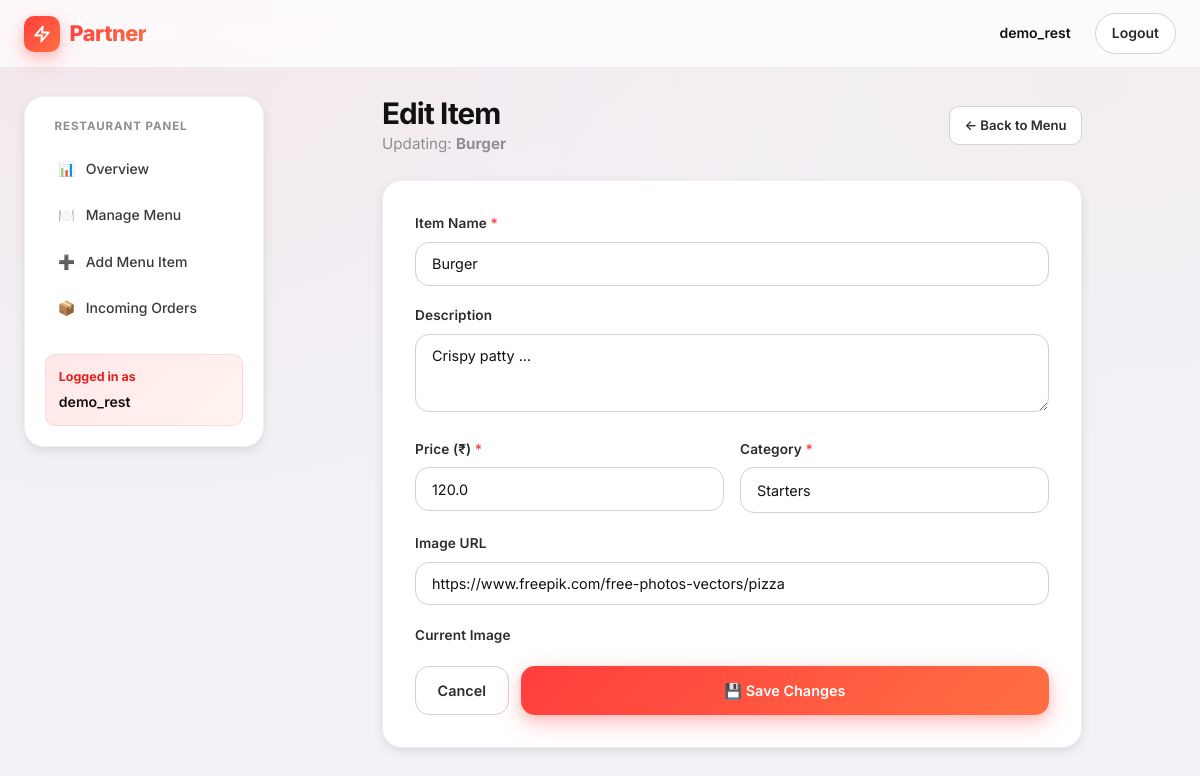
The app's page /restaurant/menu/edit/4 (signed in) with its own data.
### models.py (models this page shows)
class User(db.Model, UserMixin):
    id = db.Column(db.Integer, primary_key=True)
    username = db.Column(db.String(150), nullable=False)
    email = db.Column(db.String(150), unique=True, nullable=False)
    password = db.Column(db.String(60), nullable=False)
    role = db.Column(db.String(20), nullable=False, default='user') # 'user', 'restaurant', 'delivery'
    phone = db.Column(db.String(20), nullable=True)
    address = db.Column(db.Text, nullable=True)
    menus = db.relationship('MenuItem', backref='restaurant', lazy=True, foreign_keys='MenuItem.restaurant_id')
    orders = db.relationship('Order', backref='customer', lazy=True, foreign_keys='Order.user_id')
    restaurant_orders = db.relationship('Order', backref='restaurant', lazy=True, foreign_keys='Order.restaurant_id')
    delivery_assignments = db.relationship('Order', backref='delivery_partner', lazy=True, foreign_keys='Order.delivery_partner_id')
    cart_items = db.relationship('CartItem', backref='user', lazy=True)

class MenuItem(db.Model):
    id = db.Column(db.Integer, primary_key=True)
    name = db.Column(db.String(100), nullable=False)
    description = db.Column(db.Text, nullable=True)
    price = db.Column(db.Float, nullable=False)
    category = db.Column(db.String(50), nullable=False)
    image_url = db.Column(db.String(200), nullable=True, default='default_food.jpg')
    restaurant_id = db.Column(db.Integer, db.ForeignKey('user.id'), nullable=False)
    is_active = db.Column(db.Boolean, default=True)

### routes/restaurant_routes.py (the view, shortened to what this page needs)
@restaurant_bp.route('/menu/edit/<int:item_id>', methods=['GET', 'POST'])
@login_required
def edit_menu(item_id):
    item = MenuItem.query.get_or_404(item_id)
    if item.restaurant_id != current_user.id:
        flash('Unauthorized to edit this item.', 'danger')
        return redirect(url_for('restaurant.manage_menu'))
    return render_template('restaurant/edit_menu.html', item=item)

### routes/restaurant_routes.py (called while the page is built)
@restaurant_bp.before_request
def check_role():
    if current_user.is_authenticated and current_user.role != 'restaurant':
        flash('Please login as a restaurant.', 'warning')
        return redirect(url_for('auth.login', role='restaurant'))

### templates/restaurant/edit_menu.html (shortened to what this page needs)
{% extends 'base_restaurant.html' %}
{% block content %}
<div style="max-width:700px;margin:0 auto;" class="fade-up">
    <div class="section-header" style="margin-bottom:1.5rem;">
        <div>
            <h1 class="section-title">Edit Item</h1>
            <p class="section-subtitle">Updating: <strong>{{ item.name }}</strong></p>
        </div>
        <a href="{{ url_for('restaurant.manage_menu') }}" class="btn btn-outline btn-sm" id="backBtn">← Back to Menu</a>
    </div>
    <div class="panel" style="padding:2rem;">
        <form method="POST" id="editMenuForm">
            <div class="form-group">
                <label class="form-label" for="name">Item Name <span style="color:var(--brand-red);">*</span></label>
                <input type="text" name="name" id="name" class="form-control" required value="{{ item.name }}">
            </div>
            <div class="form-group">
                <label class="form-label" for="description">Description</label>
                <textarea name="description" id="description" class="form-control" rows="3">{{ item.description }}</textarea>
            </div>
            <div class="form-grid-2">
                <div class="form-group">
                    <label class="form-label" for="price">Price (₹) <span style="color:var(--brand-red);">*</span></label>
                    <input type="number" step="0.01" min="0" name="price" id="price" class="form-control" required value="{{ item.price }}">
                </div>
                <div class="form-group">
                    <label class="form-label" for="category">Category <span style="color:var(--brand-red);">*</span></label>
                    <select name="category" id="category" class="form-control" required>
                        {% set cats = ['Starters','Main Course','Breads','Rice & Biryani','Soups','Desserts','Beverages','Fast Food','Pizza','Rolls & Wraps'] %}
                        {% for cat in cats %}
                        <option value="{{ cat }}" {% if item.category == cat %}selected{% endif %}>{{ cat }}</option>
                        {% endfor %}
                    </select>
                </div>
            </div>
            <div class="form-group">
                <label class="form-label" for="image_url">Image URL</label>
                <input type="url" name="image_url" id="image_url" class="form-control" value="{{ item.image_url if item.image_url != 'default_food.jpg' else '' }}"
                    placeholder="https://example.com/food-image.jpg">
            </div>
            {% if item.image_url and item.image_url != 'default_food.jpg' %}
            <div style="margin-bottom:1rem;">
                <p class="form-label">Current Image</p>
            </div>
            {% endif %}
            <div style="display:flex;gap:.75rem;margin-top:1.25rem;">
                <a href="{{ url_for('restaurant.manage_menu') }}" class="btn btn-outline" id="cancelEditBtn">Cancel</a>
                <button type="submit" class="btn btn-primary" style="flex:1;justify-content:center;" id="updateBtn">
                    💾 Save Changes
                </button>
            </div>
        </form>
    </div>
</div>
{% endblock %}

### templates/base_restaurant.html (shortened to what this page needs)
<!DOCTYPE html>
<html lang="en">
<head>
    <link rel="stylesheet" href="{{ url_for('static', filename='css/style.css') }}">
</head>
<body>
    <nav class="topbar" id="topbar">
        <div class="topbar-inner">
            <a href="{{ url_for('restaurant.dashboard') }}" class="brand">
                <span class="brand-mark"><svg width="18" height="18" viewBox="0 0 24 24" fill="none" stroke="currentColor" stroke-width="2.5" stroke-linecap="round" stroke-linejoin="round"><polygon points="13 2 3 14 12 14 11 22 21 10 12 10 13 2"></polygon></svg></span>
                <span class="brand-text">Partner</span>
            </a>
            <div class="nav-actions">
                <span style="font-weight:600; font-size:0.875rem; margin-right:1rem;">{{ current_user.username }}</span>
                <a href="{{ url_for('auth.logout') }}" class="nav-button secondary">Logout</a>
            </div>
        </div>
    </nav>
    <main class="container page-shell">
        <div class="dashboard-layout">
            <aside class="sidebar-nav fade-up">
                <h4>Restaurant Panel</h4>
                <a href="{{ url_for('restaurant.dashboard') }}" class="nav-item {% if request.endpoint == 'restaurant.dashboard' %}active{% endif %}" id="navOverview">
                    <span>📊</span> Overview
                </a>
                <a href="{{ url_for('restaurant.manage_menu') }}" class="nav-item {% if request.endpoint == 'restaurant.manage_menu' %}active{% endif %}" id="navManageMenu">
                    <span>🍽️</span> Manage Menu
                </a>
                <a href="{{ url_for('restaurant.add_menu') }}" class="nav-item {% if request.endpoint == 'restaurant.add_menu' %}active{% endif %}" id="navAddItem">
                    <span>➕</span> Add Menu Item
                </a>
                <a href="{{ url_for('restaurant.orders') }}" class="nav-item {% if request.endpoint == 'restaurant.orders' %}active{% endif %}" id="navOrders">
                    <span>📦</span> Incoming Orders
                </a>
                <div style="margin-top:1.5rem;padding:.75rem .8rem;background:var(--brand-gradient-soft);border-radius:var(--r-sm);border:1px solid rgba(255,61,61,0.12);">
                    <div style="font-size:.78rem;font-weight:700;color:var(--brand-red-dark);margin-bottom:.25rem;">Logged in as</div>
                    <div style="font-weight:600;font-size:.88rem;color:var(--ink-900);">{{ current_user.username }}</div>
                </div>
            </aside>
            <div class="fade-up-1">
                {% block content %}{% endblock %}
            </div>
        </div>
    </main>
</body>
</html>

### records on screen
User: username "demo_rest"
MenuItem: name "Burger", description "Crispy patty ...", price "120.0", category "Starters", image_url "https://www.freepik.com/free-photos-vectors/pizza"
